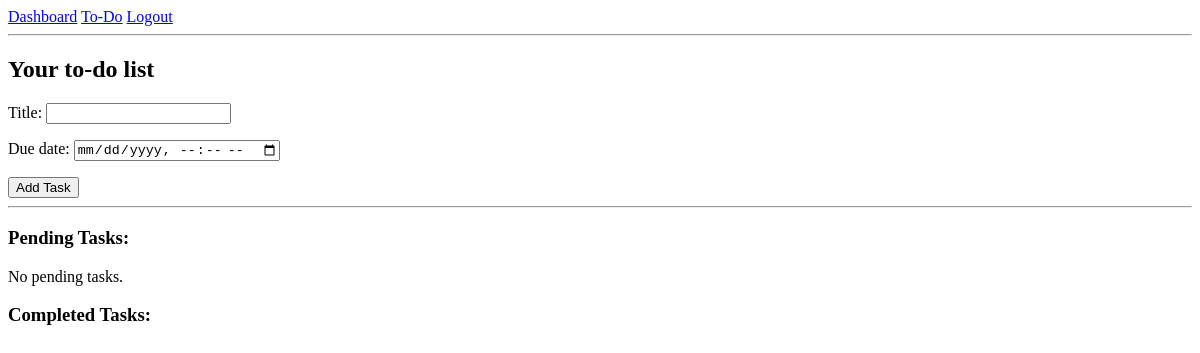
/todos/ (signed in), run on an earlier commit of the app's database.
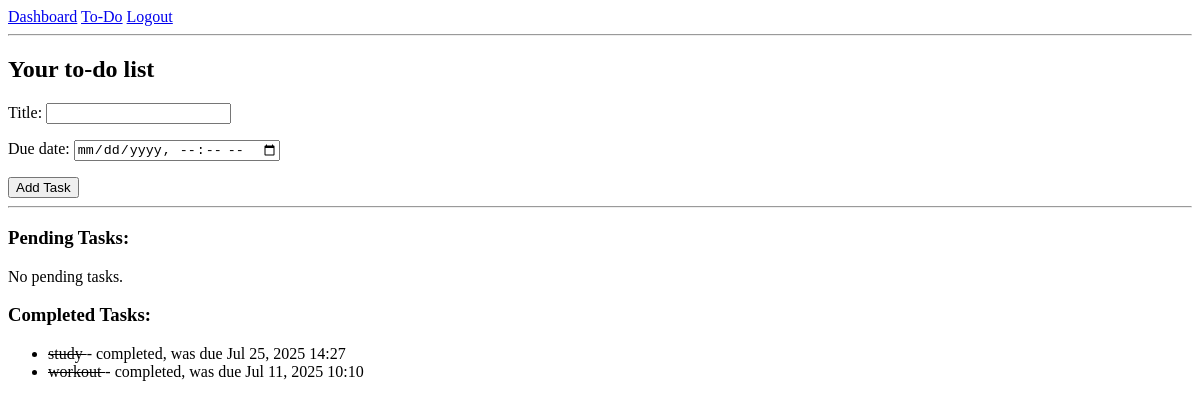
And on a later commit of the database.
### hub/models.py (models this page shows, shortened)
class Task(models.Model):
    user = models.ForeignKey(User, on_delete=models.CASCADE)
    title = models.CharField(max_length=255)
    is_done = models.BooleanField(default=False)
    due_date = models.DateTimeField(null=True, blank=True)
    created_at = models.DateTimeField(auto_now_add=True)
    from_habit = models.ForeignKey('Habit', null=True, blank=True, on_delete=models.SET_NULL)

### hub/views.py (the view)
# urls.py: path('todos/', views.todos_view, name='todos'),
@login_required
def todos_view(request):
    if request.method == 'POST':
        form = TaskForm(request.POST)
        if form.is_valid():
            task = form.save(commit=False)
            task.user = request.user
            task.save()
            return redirect('todos')
    else:
        form = TaskForm()
    tasks = Task.objects.filter(user=request.user, is_done=False).order_by('due_date')
    completed_tasks = Task.objects.filter(user=request.user, is_done=True).order_by('-due_date')
    return render(request, 'todos.html', {'form': form, 'tasks': tasks, 'completed_tasks': completed_tasks})

### hub/forms.py
class TaskForm(forms.ModelForm):
    class Meta:
        model = Task
        fields = ['title', 'due_date']
        widgets = {'due_date': forms.DateTimeInput(attrs={'type': 'datetime-local'})}

### templates/todos.html (shortened to what this page needs)
{% extends "base.html" %}
{% block content %}
    <h2>Your to-do list</h2>
    <form method="post">
        {{ form.as_p }}
        <button type="submit">Add Task</button>
    </form>
    <hr>
    <h3>Pending Tasks:</h3>
    {% if tasks %}
        <ul>
            {% for task in tasks %}
                <li>
                    <form action="{% url 'complete_task' task.id %}" method="post" style="display:inline;">
                        {% csrf_token %}
                        <button type="Submit">Mark Done</button>
                    </form>
                    {{ task.title }} - due {{ task.due_date|date:"M d, Y H:i" }}
                </li>
            {% endfor %}
        </ul>
    {% else %}
        <p>No pending tasks.</p>
    {% endif %}
    <h3> Completed Tasks: </h3>
    {% if completed_tasks %}
        <ul>
            {% for task in completed_tasks %}
                <li>
                    <s> {{ task.title }} </s> - completed, was due {{ task.due_date|date:"M d, Y H:i" }}
                </li>
            {% endfor %}
        </ul>
    {% endif %}
{% endblock %}

### templates/base.html (shortened to what this page needs)
<!DOCTYPE html>
<html lang="en">
<head>
</head>
<body>
    <nav>
        {% if user.is_authenticated %}
            <a href="{% url 'dashboard' %}">Dashboard</a>
            <a href="{% url 'todos' %}">To-Do</a>
            <a href="{% url 'logout' %}">Logout</a>
        {% else %}
            <a href="{% url 'login' %}">Login</a>
            <a href="{% url 'signup' %}">Sign Up</a>
        {% endif %}
    </nav>
    <hr>
    {% block content %}
    {% endblock %}
</body>
</html>

What changed in the data, as far as the page shows it:
added Task: title "study", due_date "Jul 25, 2025 14:27"
added Task: title "workout", due_date "Jul 11, 2025 10:10"
